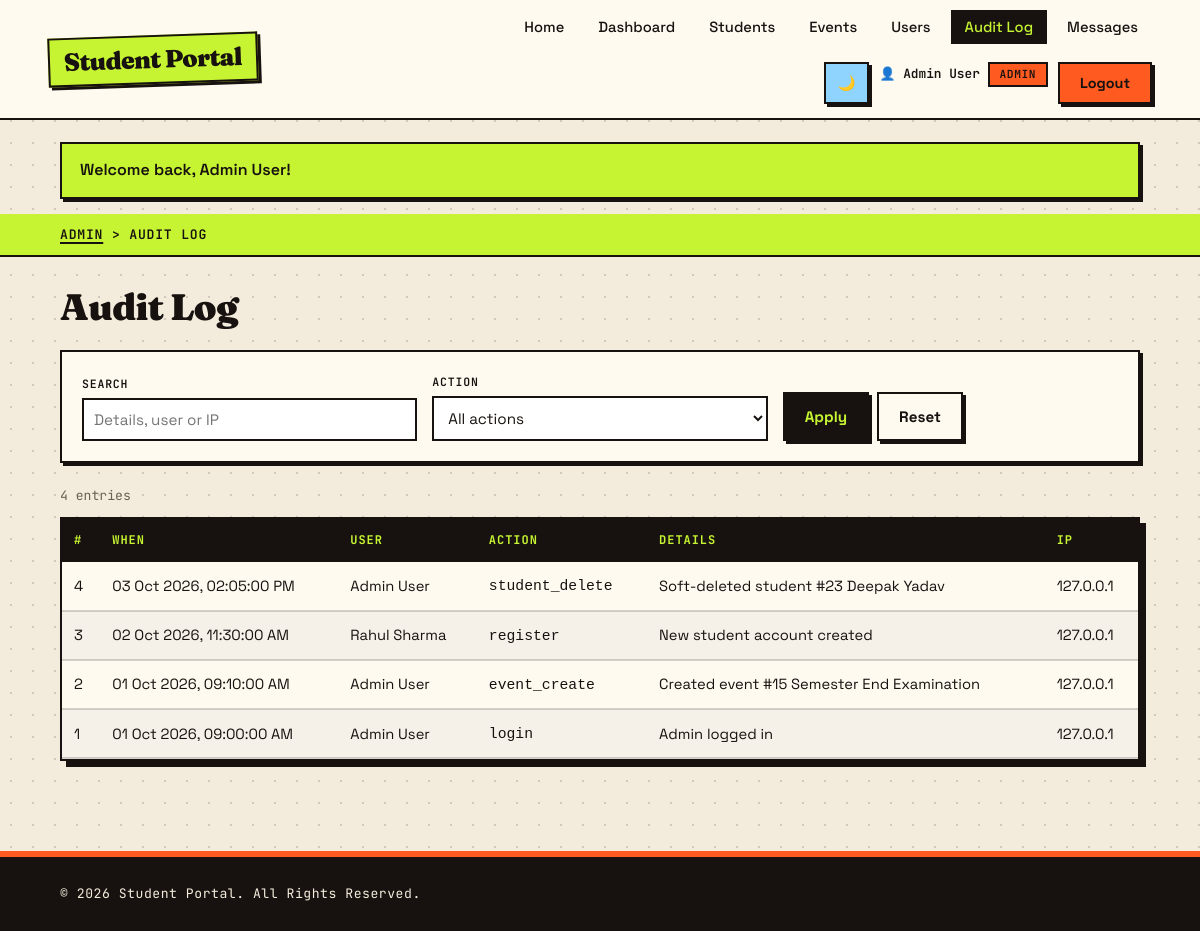
/admin/audit_logs.php (signed in), run on the app's committed database.
### tables this page shows
CREATE TABLE audit_logs (
  id         BIGINT UNSIGNED NOT NULL AUTO_INCREMENT,
  user_id    INT UNSIGNED NULL,
  action     VARCHAR(50)  NOT NULL,
  details    VARCHAR(255) NULL,
  ip_address VARCHAR(45)  NULL,
  created_at TIMESTAMP NOT NULL DEFAULT CURRENT_TIMESTAMP,
  PRIMARY KEY (id),
  KEY idx_audit_action (action),
  KEY idx_audit_created (created_at),
  CONSTRAINT fk_audit_user FOREIGN KEY (user_id) REFERENCES users (id) ON DELETE SET NULL ON UPDATE CASCADE
);

CREATE TABLE users (
  id            INT UNSIGNED NOT NULL AUTO_INCREMENT,
  name          VARCHAR(100) NOT NULL,
  email         VARCHAR(150) NOT NULL,
  password_hash VARCHAR(255) NOT NULL,
  role          ENUM('admin','student') NOT NULL DEFAULT 'student',
  status        ENUM('active','inactive') NOT NULL DEFAULT 'active',
  last_login    DATETIME NULL,
  created_at    TIMESTAMP NOT NULL DEFAULT CURRENT_TIMESTAMP,
  PRIMARY KEY (id),
  UNIQUE KEY uq_users_email (email)
);

### includes/auth.php (called while the page is built, shortened)
<?php
function is_logged_in(): bool
{
    return !empty($_SESSION['user_id']);
}
function current_role(): ?string
{
    return $_SESSION['role'] ?? null;
}
function is_admin(): bool
{
    return current_role() === 'admin';
}

### includes/db.php (called while the page is built, shortened)
<?php
function db(): mysqli
{
    static $conn = null;
    if ($conn instanceof mysqli) {
        return $conn;
    }
    try {
        $conn = new mysqli(DB_HOST, DB_USER, DB_PASS, DB_NAME);
        $conn->set_charset('utf8mb4');
    } catch (mysqli_sql_exception $e) {
        error_log('[StudentHub] DB connection failed: ' . $e->getMessage());
        http_response_code(500);
        if (defined('API_REQUEST')) {
            header('Content-Type: application/json; charset=utf-8');
            echo json_encode(['success' => false, 'message' => 'Database connection failed.']);
        } else {
            echo '<h1>Database connection failed</h1>'
               . '<p>Start MySQL in XAMPP, import <code>database/studentHub.sql</code> '
               . 'and check <code>includes/config.php</code>.</p>';
        }
        exit;
    }
    return $conn;
}
function db_query(string $sql, string $types = '', array $params = []): mysqli_stmt
{
    $stmt = db()->prepare($sql);
    if ($types !== '') {
        $stmt->bind_param($types, ...$params);
    }
    $stmt->execute();
    return $stmt;
}
function db_all(string $sql, string $types = '', array $params = []): array
{
    $stmt = db_query($sql, $types, $params);
    $rows = $stmt->get_result()->fetch_all(MYSQLI_ASSOC);
    return $rows;
}
function db_one(string $sql, string $types = '', array $params = []): ?array
{
    $rows = db_all($sql, $types, $params);
    return $rows[0] ?? null;
}
function db_value(string $sql, string $types = '', array $params = [])
{
    $row = db_one($sql, $types, $params);
    return $row ? reset($row) : null;
}

### admin/audit_logs.php (the view, shortened to what this page needs)
<?php
require_once __DIR__ . '/../includes/bootstrap.php';
$q      = get('q');
$where = []; $types = ''; $params = [];
$w = $where ? 'WHERE ' . implode(' AND ', $where) : '';
$total = (int) db_value("SELECT COUNT(*) FROM audit_logs a LEFT JOIN users u ON u.id = a.user_id $w", $types, $params);
[$page, $perPage, $offset, $totalPages] = paginate($total, 15);
$logs = db_all(
    "SELECT a.id, a.action, a.details, a.ip_address, a.created_at, u.name AS user_name
       FROM audit_logs a LEFT JOIN users u ON u.id = a.user_id
       $w ORDER BY a.id DESC LIMIT ? OFFSET ?",
    $types . 'ii',
    array_merge($params, [$perPage, $offset])
);
$activeNav = 'audit';
require ROOT_PATH . '/includes/header.php';
?>
<main id="main-content" class="admin-main">
    <section class="breadcrumb">
        <div class="container"><p><a href="<?= e(url('admin/dashboard.php')) ?>">Admin</a> &gt; <span>Audit Log</span></p></div>
    </section>
    <section class="admin-section">
        <div class="container">
            <div class="admin-head"><h1>Audit Log</h1></div>
            <form class="filter-bar" method="get" action="">
                <div><label for="q">Search</label>
                    <input type="search" id="q" name="q" value="<?= e($q) ?>" placeholder="Details, user or IP"></div>
                <div><label for="action">Action</label>
                    <select id="action" name="action">
                        <option value="">All actions</option>
                    </select></div>
                <div class="filter-buttons">
                    <button type="submit" class="btn primary-btn">Apply</button>
                    <a class="btn btn-outline" href="<?= e(url('admin/audit_logs.php')) ?>">Reset</a>
                </div>
            </form>
            <p class="result-count"><?= $total ?> entr<?= $total === 1 ? 'y' : 'ies' ?></p>
            <div class="table-wrap">
                <table class="data-table">
                    <thead><tr><th scope="col">#</th><th scope="col">When</th><th scope="col">User</th><th scope="col">Action</th>
                        <th scope="col">Details</th><th scope="col">IP</th></tr></thead>
                    <tbody>
                    <?php foreach ($logs as $l): ?>
                        <tr>
                            <td><?= (int) $l['id'] ?></td>
                            <td><?= e(date('d M Y, h:i:s A', strtotime($l['created_at']))) ?></td>
                            <td><?= e($l['user_name'] ?? 'guest') ?></td>
                            <td><code><?= e($l['action']) ?></code></td>
                            <td><?= e($l['details']) ?></td>
                            <td><?= e($l['ip_address']) ?></td>
                        </tr>
                    <?php endforeach; ?>
                    </tbody>
                </table>
            </div>
        </div>
    </section>
</main>
<?php require ROOT_PATH . '/includes/footer.php';

### includes/header.php (shortened to what this page needs)
<?php
$activeNav = $activeNav ?? '';
$bodyClass = $bodyClass ?? '';
function nav_items(): array
{
    if (is_admin()) {
        return [
            'home'      => ['Home', 'index.php'],
            'admin'     => ['Dashboard', 'admin/dashboard.php'],
            'students'  => ['Students', 'admin/students.php'],
            'events'    => ['Events', 'admin/events.php'],
            'users'     => ['Users', 'admin/users.php'],
            'audit'     => ['Audit Log', 'admin/audit_logs.php'],
            'messages'  => ['Messages', 'admin/contact_messages.php'],
        ];
    }
    return [
        'home'    => ['Home', 'index.php'],
        'events'  => ['Events', 'pages/events.php'],
        'contact' => ['Contact', 'pages/contact.php'],
    ];
}
?>
<!DOCTYPE html>
<html lang="en">
<head>
    <link rel="stylesheet" href="<?= e(url('css/style.css')) ?>">
</head>
<body class="<?= e($bodyClass) ?>" data-base-url="<?= e(BASE_URL) ?>">
<header>
    <nav class="navbar" aria-label="Main navigation">
        <a class="logo" href="<?= e(url('index.php')) ?>">Student Portal</a>
        <div class="nav-menu" id="nav-menu">
            <ul class="nav-links">
                <?php foreach (nav_items() as $key => [$label, $path]): ?>
                    <li>
                        <a href="<?= e(url($path)) ?>"
                           class="<?= $activeNav === $key ? 'active' : '' ?>"
                           <?= $activeNav === $key ? 'aria-current="page"' : '' ?>><?= e($label) ?></a>
                    </li>
                <?php endforeach; ?>
            </ul>
            <div class="auth-buttons">
                <button type="button" id="theme-toggle" class="btn" aria-label="Switch light/dark theme">🌙</button>
                <?php if (is_logged_in()): ?>
                    <span class="nav-user" title="<?= e(current_role()) ?>">
                        👤 <?= e($_SESSION['user_name'] ?? '') ?>
                        <?php if (is_admin()): ?><span class="badge badge-admin">Admin</span><?php endif; ?>
                    </span>
                    <form method="post" action="<?= e(url('pages/logout.php')) ?>" class="inline-form">
                        <button type="submit" class="btn register-btn">Logout</button>
                    </form>
                <?php else: ?>
                    <a href="<?= e(url('pages/login.php')) ?>" class="btn login-btn <?= $activeNav === 'login' ? 'active' : '' ?>">Login</a>
                    <a href="<?= e(url('pages/register.php')) ?>" class="btn register-btn <?= $activeNav === 'register' ? 'active' : '' ?>">Register</a>
                <?php endif; ?>
            </div>
        </div>
    </nav>
</header>
<?php $__flash = flash_render(); if ($__flash !== ''): ?>
    <div class="container flash-wrap"><?= $__flash ?></div>
<?php endif; ?>

### includes/helpers.php (shortened to what this page needs)
<?php
function e($value): string
{
    return htmlspecialchars((string) $value, ENT_QUOTES | ENT_SUBSTITUTE, 'UTF-8');
}
function url(string $path = ''): string
{
    return BASE_URL . '/' . ltrim($path, '/');
}
function flash_render(): string
{
    $html = '';
    foreach ($_SESSION['flash'] as $f) {
        $role = $f['type'] === 'error' ? 'alert' : 'status';
        $html .= '<div class="alert alert-' . e($f['type']) . '" role="' . $role . '">'
               . e($f['message']) . '</div>';
    }
    return $html;
}
function get(string $key, string $default = ''): string
{
    $v = $_GET[$key] ?? $default;
    return is_string($v) ? trim($v) : $default;
}
function paginate(int $total, int $perPage = 10): array
{
    $page = max(1, (int) ($_GET['page'] ?? 1));
    $totalPages = max(1, (int) ceil($total / $perPage));
    $page = min($page, $totalPages);
    return [$page, $perPage, ($page - 1) * $perPage, $totalPages];
}

### includes/footer.php (shortened to what this page needs)
<footer>
    <div class="container">
        <p>&copy; 2026 Student Portal. All Rights Reserved.</p>
    </div>
</footer>
</body>
</html>

### data on the page
audit_logs: id "4", created_at "03 Oct 2026, 02:05:00 PM", user.name "Admin User", action "student_delete", details "Soft-deleted student #23 Deepak Yadav", ip_address "127.0.0.1"
audit_logs: id "3", created_at "02 Oct 2026, 11:30:00 AM", user.name "Rahul Sharma", action "register", details "New student account created", ip_address "127.0.0.1"
audit_logs: id "2", created_at "01 Oct 2026, 09:10:00 AM", user.name "Admin User", action "event_create", details "Created event #15 Semester End Examination", ip_address "127.0.0.1"
audit_logs: id "1", created_at "01 Oct 2026, 09:00:00 AM", user.name "Admin User", action "login", details "Admin logged in", ip_address "127.0.0.1"

### other printed values
$label "Home"
$label "Dashboard"
$label "Students"
$label "Events"
$label "Users"
$label "Audit Log"
$label "Messages"
$_SESSION['user_name'] "Admin User"
$f['message'] "Welcome back, Admin User!"
$total "4"
